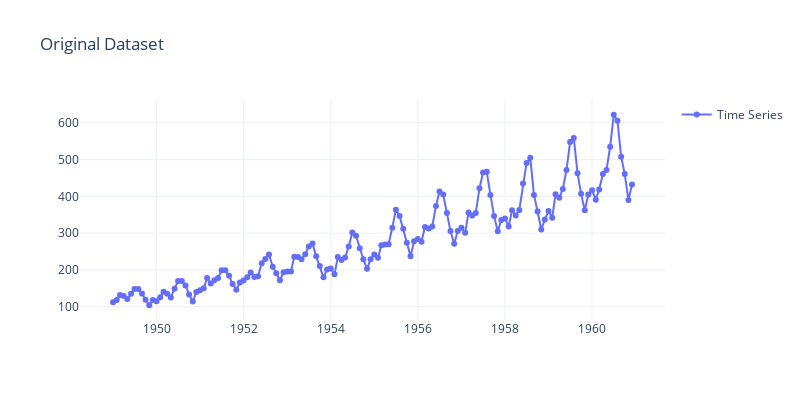

This figure's notebook cell:
### Markdown cell above
## Vizsualizations

### Code cell
fig = go.Figure(go.Scatter(x = data.Month, y = data.Passengers, mode = 'markers+lines', name="Time Series"))
fig.update_layout(title='Original Dataset',showlegend=True, template="plotly_white", width=800, height=400)
fig.show()

### Figure 1 — Plotly figure (JSON) as saved in the notebook; plotly's stock layout.template omitted (floating-point values rounded to 4 significant figures; data arrays with more than 128 entries replaced by an {"elided": "..."} marker saying what was removed)
{"data": [{"mode": "markers+lines", "name": "Time Series", "type": "scatter", "x": {"elided": "144 str values"}, "y": {"elided": "144 int values"}}], "layout": {"height": 400, "showlegend": true, "title": {"text": "Original Dataset"}, "width": 800}}
